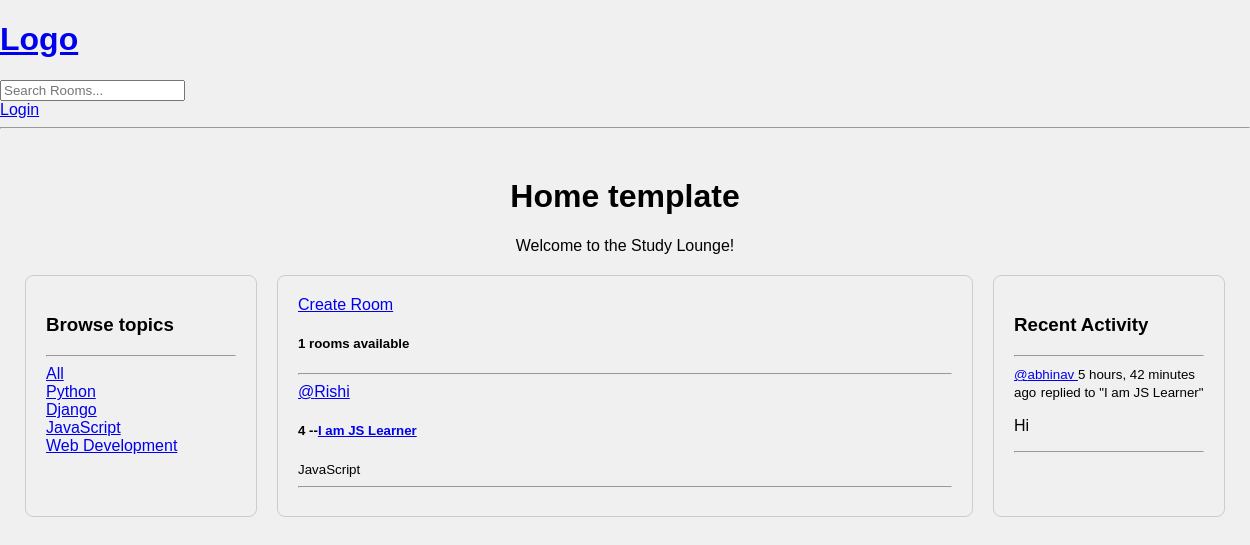
Screenshot of /?q=JavaScript with the database file from the repository.
### base/models.py (models this page shows)
class Topic(models.Model):
    name = models.CharField(max_length=200)
    def __str__(self):
        return self.name

class Room(models.Model):
    host = models.ForeignKey(User, on_delete=models.SET_NULL, null=True)
    topic = models.ForeignKey(Topic,on_delete=models.SET_NULL, null=True)
    name = models.CharField(max_length=200)
    description = models.TextField(null=True, blank=True)
    participants = models.ManyToManyField(User, related_name='participants', blank=True)
    updated = models.DateTimeField(auto_now=True)
    created = models.DateTimeField(auto_now_add=True)
    class Meta:
        ordering = ['-updated', '-created']
    def __str__(self):
        return self.name

class Message(models.Model):
    user = models.ForeignKey(User, on_delete=models.CASCADE)
    room = models.ForeignKey(Room, on_delete=models.CASCADE)
    body = models.TextField()
    updated = models.DateTimeField(auto_now=True)
    created = models.DateTimeField(auto_now_add=True)
    class Meta:
        ordering = ['-updated', '-created']
    def __str__(self):
        return self.body[0:50]

### base/views.py (the view)
# urls.py: 2. Add a URL to urlpatterns:  path('', views.home, name='home')
def home(request):
    q = request.GET.get('q') if request.GET.get('q') != None else ''
    rooms = Room.objects.filter(
        Q(topic__name__icontains=q) |
        Q(name__icontains=q) |
        Q(description__icontains=q)
    ).distinct()
    topics = Topic.objects.all()
    room_count = rooms.count()
    room_messages = Message.objects.filter(
        Q(room__topic__name__icontains=q)
    ).distinct()[:5]  # Get the latest 5 messages related to the search query
    context = {'rooms':rooms, 'topics':topics, 'room_count':room_count, 'room_messages':room_messages}
    return render(request, 'base/home.html', context)

### base/templates/base/home.html (shortened to what this page needs)
{% extends 'main.html' %} {% block content %}
<div class="main-container">
  <div class="heading">
    <h1>Home template</h1>
    <p>Welcome to the Study Lounge!</p>
  </div>
  <div class="home-container">
    <div>{% include 'base/topics_component.html' %}</div>
    <div>
      <a href="{% url 'create-room' %}">Create Room</a>
      <h5>{{room_count}} rooms available</h5>
      <hr />
      {%include 'base/feed_component.html'%}
    </div>
    <div>{%include 'base/activity_component.html'%}</div>
  </div>
  {% endblock content%}

### base/templates/base/topics_component.html
<h3>Browse topics</h3>
<hr />
<div>
  <a href="{% url 'home' %}">All</a>
</div>
{% for topic in topics %}
<div>
  <a href="{% url 'home' %}?q={{topic.name}}">{{topic.name}}</a>
</div>
{% endfor %}

### base/templates/base/feed_component.html (shortened to what this page needs)
<div>
  {% for room in rooms %}
  <div>
    <a href="{% url 'user-profile' room.host.id %}">@{{room.host.username}}</a>
    <h5>{{room.id}} --<a href="{% url 'room' room.id%}">{{room.name}}</a></h5>
    <small>{{room.topic}}</small>
    <hr />
  </div>
  {% endfor %}
</div>

### base/templates/base/activity_component.html (shortened to what this page needs)
<h3>Recent Activity</h3>
<hr />
<div>
  {% for message in room_messages %}
  <div>
    <small
      ><a href="{% url 'user-profile' message.user.id %}">@{{message.user}} </a>
      {{message.created | timesince}} ago</small
    >
    <small>replied to "{{message.room}}"</small>
    <p>{{message}}</p>
    <hr />
  </div>
  {% endfor %}
</div>

### static/styles/main.css (style rules this page uses)
body { background-color: #f0f0f0; font-family: Arial, sans-serif; margin: 0; padding: 0; }

### base/templates/base/home.html (style rules this page uses)
.main-container { width: 100%; max-width: 1200px; margin: auto; padding: 20px; }
.heading { text-align: center; margin-bottom: 20px; }
.home-container { display: grid; grid-template-columns: 1fr 3fr 1fr; gap: 20px; }
.home-container > div { padding: 20px; border: 1px solid #ccc; border-radius: 8px; }

### rows the page displays
Topic: name "Python"
Topic: name "Django"
Topic: name "JavaScript"
Topic: name "Web Development"
Room: host.username "Rishi", id "4", name "I am JS Learner", topic "JavaScript"
Message: user "abhinav", created "5 hours, 42 minutes", room "I am JS Learner", body "Hi"

### other values shown
{{ room_count }} "1"
